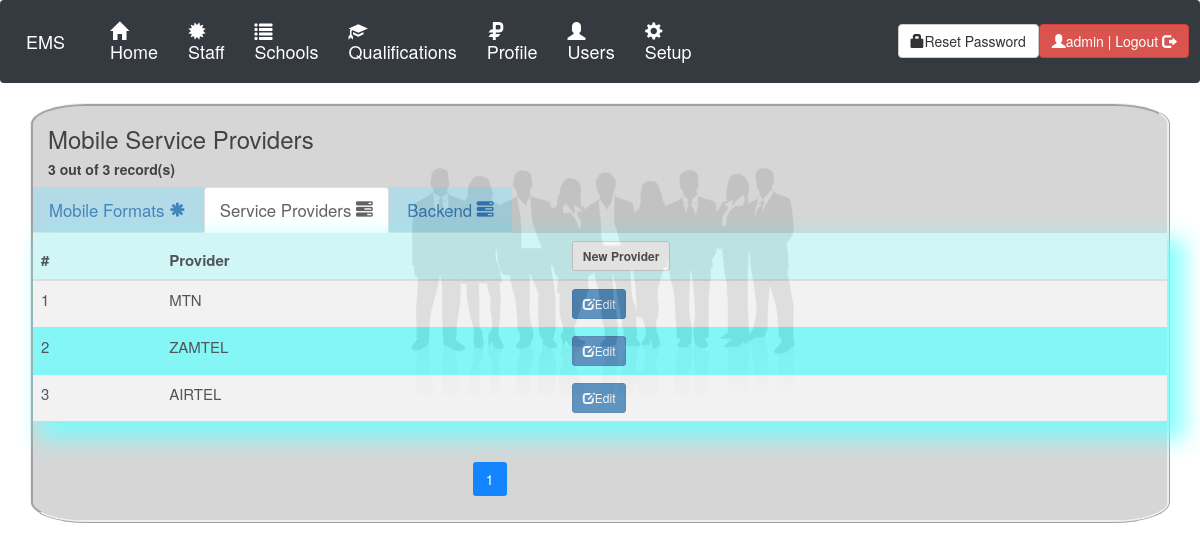
/phone/serviceproviders (signed in), run on the app's committed database.
### account/models.py (models this page shows, shortened)
class Serviceprovider(models.Model):
	provider = models.CharField(max_length=15,unique=True)
	datecreated= models.DateTimeField(auto_now_add=True)

### account/views.py (the view)
# urls.py: path('phone/serviceproviders', views.service_providers,name='serviceproviders'),
@permission_required('account.view_serviceprovider')
def service_providers(request):
	records=Serviceprovider.objects.all()
	totalrecords=Serviceprovider.objects.all().count()
	filtered=records.count()
	paginator=Paginator(records,20)
	page_num=request.GET.get('page', 1)
	records=paginator.get_page(page_num)
	pagecount=int(len(list(records)))
	counted=str(pagecount) +" out of "+str(totalrecords)+" record(s)"
	context={"title":"Mobile Service Providers","records":records,"serviceproviders":"active","counted":counted,"showform":"none",}
	return render(request,'phone/serviceproviders.html',context)

### account/views.py (called while the page is built)
def permission_required(perm, login_url=None, raise_exception=True):
	def check_perms(user):
		if isinstance(perm, six.string_types):
			perms = (perm, )
		else:
			perms = perm
		if user.has_perms(perms):
			return True
		if raise_exception and user.pk:
			raise PermissionDenied
		return False
	return user_passes_test(check_perms, login_url=login_url)

### account/templates/phone/serviceproviders.html (shortened to what this page needs)
{% extends 'template.html' %}
{% load crispy_forms_tags %}
{% block content %}
{% include 'phone/setuptab.html' %}
	<table class="table table-striped table-hover">
     <thead>
        <th>#</th>
        <th>Provider</th>
        <th>
            {% if perms.account.add_serviceprovider %}
            <a class="btn btn-default btn-sm" href="{% url 'createprovider' %}"><strong> New Provider</strong></a>
            {% else %}Action{% endif %}
        </th>
    </thead>
    {% for record in records.object_list %}
            <td>{{forloop.counter}}</td>
            <td>{{record.provider}}</td>
            <td>
            {% if perms.account.change_serviceprovider %}
            <a href="{% url 'updateprovider' id=record.id %}" class="btn btn-primary btn-sm"><i class="glyphicon glyphicon-edit"></i>Edit</a>
            {% endif %}
            </td>
    {% endfor %}
</table>
{% endblock %}

### account/templates/navbar.html (shortened to what this page needs)
<nav class="navbar navbar-expand-md navbar-dark fixed-top bg-dark">
  <a class="navbar-brand" href="{% url 'home' %}">EMS
  </a>
  <div class="collapse navbar-collapse" id="navbarCollapse">
    {% if request.user.is_authenticated %}
    <ul class="navbar-nav mr-auto">
      <h4>
        <li class="nav-item active">
          <a class="nav-link" href="{% url 'home' %}">
            <i class="glyphicon glyphicon-home"></i>
            <br/>Home</a>
        </li>
      </h4>
        {% include 'blank.html' %}
        <h4>
        <li class="nav-item active">
        {% if perms.staff.view_staffmodule %}
          <a class="nav-link" href="{% url 'staffmodule' %}">
           <i class="glyphicon glyphicon-certificate"></i>
            <br/>Staff</a>
            {% endif %}
        </li>
        </h4>
        {% include 'blank.html' %}
        <h4>
        <li class="nav-item active">
          {% if perms.school.view_schoolmodule %}
          <a class="nav-link" href="{% url 'schoolmodule' %}">
              <i class="glyphicon glyphicon-list"></i>
              <br/>Schools</a>
              {% endif %}
        </li>
        </h4>
        {% include 'blank.html' %}
        <h4>
        <li class="nav-item active">
          {% if perms.qualification.view_qualificationmodule %}
          <a class="nav-link" href="{% url 'qualicationmodule' %}">
              <i class="glyphicon glyphicon-education"></i>
              <br/>Qualifications</a>
              {% endif %}
        </li>
        </h4>
        {% include 'blank.html' %}
        <h4>
        <li class="nav-item active">
          {% if perms.staff.view_myprofile %} {% if user.is_active %}
          <a class="nav-link" href="{% url 'myprofile' %}"><i class="glyphicon glyphicon-ruble"></i>
            <br/>Profile</a>
            {% endif %} {% endif %}
        </li>
        </h4>
        {% include 'blank.html' %}
        <h4>
        <li class="nav-item active">
          {% if perms.account.view_usermodule %}
          <a class="nav-link" href="{% url 'user' %}">
             <i class="glyphicon glyphicon-user"></i>
              <br/>Users</a>
              {% endif %}
        </li>
        </h4>
        {% include 'blank.html' %}
        <h4>
        <li class="nav-item active">
          {% if perms.account.view_setupmodule %}
          <a class="nav-link" href="{% url 'setup' %}">
            <i class="glyphicon glyphicon-cog"></i>
            <br/>Setup</a>
            {% endif %}
        </li>
        </h4>
    </ul>
      {% endif %}
  </div>
  {% if request.user.is_authenticated %}
  <a href="{% url 'changepassword' %}" class="btn btn-default"><i class="glyphicon glyphicon-lock"></i>Reset Password</a>
    <a href="{% url 'userlogout' %}" class="btn btn-danger" onclick="return confirm('Logout of the System?')">
    <i class="glyphicon glyphicon-user"></i>{{ user }} | Logout <i class="glyphicon glyphicon-log-out"></i></a>
  {% endif %}
</nav>

### account/static/css/style.css (style rules this page uses)
body { background-image: url("../img/new.png"); background-position: center; min-height: 380px; background-repeat: no-repeat; position: relative; }
table { width: 100%; text-align: center; box-shadow: 12px 12px 20px 6px #66FFFF; font-size: 15px; overflow-x:auto; border-collapse: collapse; opacity: 0.8; }
th, td { padding: 8px; text-align: left; border-bottom: 1px solid #66FFFF; }

### data on the page
Serviceprovider: provider "MTN"
Serviceprovider: provider "ZAMTEL"
Serviceprovider: provider "AIRTEL"

### other printed values
{{ user }} "admin"
{{ title }} "Mobile Service Providers"
{{ counted }} "3 out of 3 record(s)"
{{ n }} "1"
